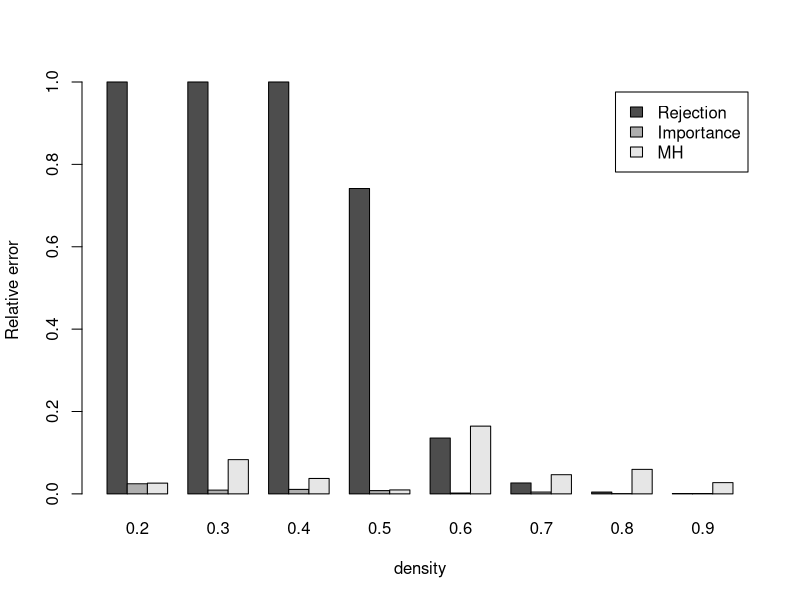
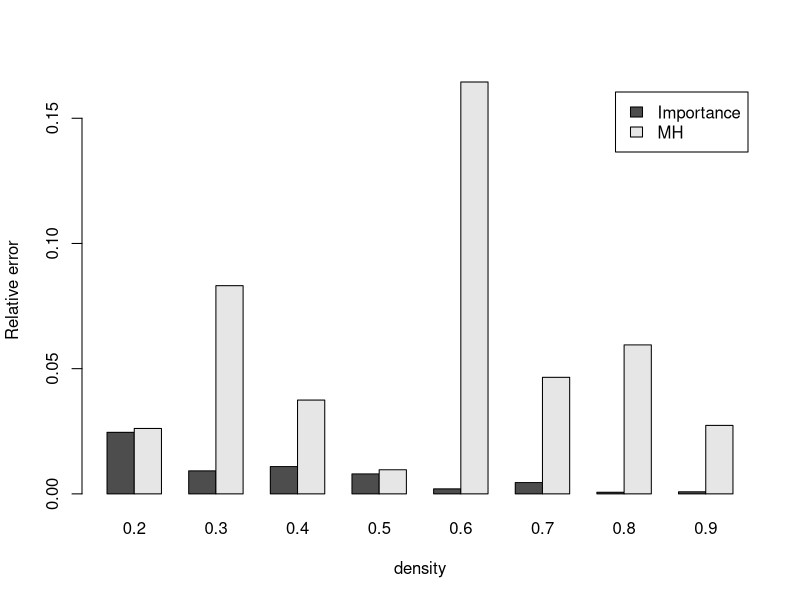

R code for these plots, in order:
#n = 17
Imp = c(0,5007.5007958060,290107.0964663766,6382868.4992673872,1503299371.1510670000,70681618436.1729280000,1615166377757.7036000000,8229643438987.7129000000,31275487594233.8360000000)
Rej = c(0,0.0000000000,0.0000000000,0.0000000000,385671873.5792959300,60977590503.6249390000,1665546891939.4592000000,8187938354200.1621000000,31221655216259.6170000000)
MH = c(0,4999.5999013773,317142.3234053807,6211472.7644051770,1505759766.4497635000,82142914745.1646580000,1698020791353.4250000000,8713535274266.4365000000,30394586168603.1130000000)
D = c(0,0.2,0.3,0.4,0.5,0.6,0.7,0.8,0.9)
Ex = c(0,5133.7014001646,292798.5061119016,6453234.3743552873,1491395892.8068469000,70540613157.8867950000,1622495936023.1982000000,8224202752518.7549000000,31249086676915.4770000000)
M = matrix(c(Rej, Imp, MH), ncol =3)
M = abs(M-Ex)/Ex
barplot(t(M[2:9,]), beside = TRUE, legend.text = c("Rejection", "Importance", "MH"), 
		names.arg = D[2:9], xlab = "density", ylab = "Relative error")
M = matrix(c(Imp, MH), ncol =2)
M = abs(M-Ex)/Ex
barplot(t(M[2:9,]), beside = TRUE, legend.text = c("Importance", "MH"), names.arg = D[2:9],
		xlab = "density", ylab = "Relative error")